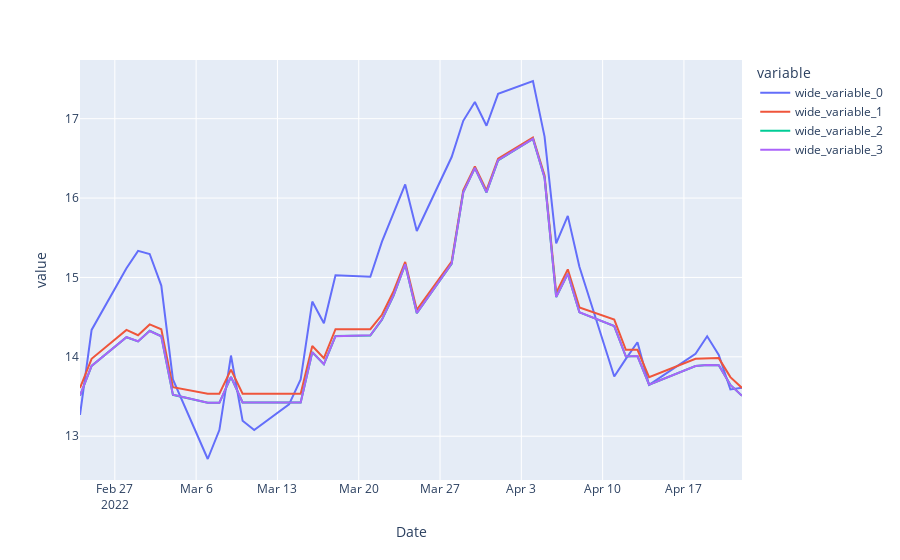

Source (notebook cell):
### Code cell
gb_50 = GradientBoostingRegressor(random_state = 10 , criterion='mse', n_estimators = 50)
gb_100 = GradientBoostingRegressor(random_state = 10 , criterion='mse', n_estimators = 100)
gb_150 = GradientBoostingRegressor(random_state = 10 , criterion='mse', n_estimators = 150)
df = pd.DataFrame(columns = ['MAE', 'MSE', 'R2'], index = ['50','100', '150'])
show_results(df, train_3, test_3, y_train_3, y_test_3,gb_50, gb_100, gb_150)

### Figure 1 — Plotly figure (JSON) as saved in the notebook; plotly's stock layout.template omitted (floating-point values rounded to 4 significant figures)
{"data": [{"hovertemplate": "variable=wide_variable_0<br>Date=%{x}<br>value=%{y}<extra></extra>", "legendgroup": "wide_variable_0", "line": {"color": "#636efa", "dash": "solid"}, "mode": "lines", "name": "wide_variable_0", "orientation": "v", "showlegend": true, "type": "scatter", "x": ["2022-02-24", "2022-02-25", "2022-02-28", "2022-03-01", "2022-03-02", "2022-03-03", "2022-03-04", "2022-03-07", "2022-03-08", "2022-03-09", "2022-03-10", "2022-03-11", "2022-03-14", "2022-03-15", "2022-03-16", "2022-03-17", "2022-03-18", "2022-03-21", "2022-03-22", "2022-03-23", "2022-03-24", "2022-03-25", "2022-03-28", "2022-03-29", "2022-03-30", "2022-03-31", "2022-04-01", "2022-04-04", "2022-04-05", "2022-04-06", "2022-04-07", "2022-04-08", "2022-04-11", "2022-04-12", "2022-04-13", "2022-04-14", "2022-04-18", "2022-04-19", "2022-04-20", "2022-04-21", "2022-04-22"], "xaxis": "x", "y": [13.27, 14.34, 15.12, 15.33, 15.29, 14.9, 13.71, 12.71, 13.08, 14.02, 13.2, 13.08, 13.4, 13.71, 14.7, 14.42, 15.03, 15.01, 15.45, 15.8, 16.17, 15.58, 16.52, 16.97, 17.21, 16.91, 17.31, 17.47, 16.77, 15.43, 15.78, 15.14, 13.75, 13.97, 14.18, 13.65, 14.04, 14.26, 14.02, 13.59, 13.61], "yaxis": "y"}, {"hovertemplate": "variable=wide_variable_1<br>Date=%{x}<br>value=%{y}<extra></extra>", "legendgroup": "wide_variable_1", "line": {"color": "#EF553B", "dash": "solid"}, "mode": "lines", "name": "wide_variable_1", "orientation": "v", "showlegend": true, "type": "scatter", "x": ["2022-02-24", "2022-02-25", "2022-02-28", "2022-03-01", "2022-03-02", "2022-03-03", "2022-03-04", "2022-03-07", "2022-03-08", "2022-03-09", "2022-03-10", "2022-03-11", "2022-03-14", "2022-03-15", "2022-03-16", "2022-03-17", "2022-03-18", "2022-03-21", "2022-03-22", "2022-03-23", "2022-03-24", "2022-03-25", "2022-03-28", "2022-03-29", "2022-03-30", "2022-03-31", "2022-04-01", "2022-04-04", "2022-04-05", "2022-04-06", "2022-04-07", "2022-04-08", "2022-04-11", "2022-04-12", "2022-04-13", "2022-04-14", "2022-04-18", "2022-04-19", "2022-04-20", "2022-04-21", "2022-04-22"], "xaxis": "x", "y": [13.61, 13.97, 14.34, 14.27, 14.41, 14.35, 13.62, 13.53, 13.53, 13.84, 13.53, 13.53, 13.53, 13.53, 14.14, 13.98, 14.35, 14.35, 14.53, 14.83, 15.2, 14.59, 15.2, 16.1, 16.4, 16.1, 16.5, 16.76, 16.29, 14.8, 15.1, 14.62, 14.47, 14.09, 14.09, 13.74, 13.97, 13.98, 13.98, 13.74, 13.61], "yaxis": "y"}, {"hovertemplate": "variable=wide_variable_2<br>Date=%{x}<br>value=%{y}<extra></extra>", "legendgroup": "wide_variable_2", "line": {"color": "#00cc96", "dash": "solid"}, "mode": "lines", "name": "wide_variable_2", "orientation": "v", "showlegend": true, "type": "scatter", "x": ["2022-02-24", "2022-02-25", "2022-02-28", "2022-03-01", "2022-03-02", "2022-03-03", "2022-03-04", "2022-03-07", "2022-03-08", "2022-03-09", "2022-03-10", "2022-03-11", "2022-03-14", "2022-03-15", "2022-03-16", "2022-03-17", "2022-03-18", "2022-03-21", "2022-03-22", "2022-03-23", "2022-03-24", "2022-03-25", "2022-03-28", "2022-03-29", "2022-03-30", "2022-03-31", "2022-04-01", "2022-04-04", "2022-04-05", "2022-04-06", "2022-04-07", "2022-04-08", "2022-04-11", "2022-04-12", "2022-04-13", "2022-04-14", "2022-04-18", "2022-04-19", "2022-04-20", "2022-04-21", "2022-04-22"], "xaxis": "x", "y": [13.51, 13.88, 14.25, 14.19, 14.33, 14.26, 13.52, 13.42, 13.42, 13.75, 13.43, 13.42, 13.43, 13.43, 14.06, 13.91, 14.26, 14.27, 14.47, 14.77, 15.16, 14.55, 15.17, 16.07, 16.38, 16.07, 16.47, 16.74, 16.26, 14.75, 15.05, 14.56, 14.39, 14.0, 14.01, 13.65, 13.88, 13.9, 13.89, 13.65, 13.51], "yaxis": "y"}, {"hovertemplate": "variable=wide_variable_3<br>Date=%{x}<br>value=%{y}<extra></extra>", "legendgroup": "wide_variable_3", "line": {"color": "#ab63fa", "dash": "solid"}, "mode": "lines", "name": "wide_variable_3", "orientation": "v", "showlegend": true, "type": "scatter", "x": ["2022-02-24", "2022-02-25", "2022-02-28", "2022-03-01", "2022-03-02", "2022-03-03", "2022-03-04", "2022-03-07", "2022-03-08", "2022-03-09", "2022-03-10", "2022-03-11", "2022-03-14", "2022-03-15", "2022-03-16", "2022-03-17", "2022-03-18", "2022-03-21", "2022-03-22", "2022-03-23", "2022-03-24", "2022-03-25", "2022-03-28", "2022-03-29", "2022-03-30", "2022-03-31", "2022-04-01", "2022-04-04", "2022-04-05", "2022-04-06", "2022-04-07", "2022-04-08", "2022-04-11", "2022-04-12", "2022-04-13", "2022-04-14", "2022-04-18", "2022-04-19", "2022-04-20", "2022-04-21", "2022-04-22"], "xaxis": "x", "y": [13.51, 13.89, 14.25, 14.2, 14.33, 14.26, 13.52, 13.42, 13.42, 13.75, 13.43, 13.42, 13.43, 13.42, 14.06, 13.91, 14.26, 14.27, 14.47, 14.77, 15.16, 14.55, 15.17, 16.07, 16.38, 16.07, 16.48, 16.75, 16.26, 14.75, 15.05, 14.56, 14.39, 14.0, 14.01, 13.65, 13.88, 13.9, 13.89, 13.65, 13.51], "yaxis": "y"}], "layout": {"legend": {"title": {"text": "variable"}, "tracegroupgap": 0}, "margin": {"t": 60}, "xaxis": {"anchor": "y", "domain": [0, 1], "title": {"text": "Date"}}, "yaxis": {"anchor": "x", "domain": [0, 1], "title": {"text": "value"}}}}
